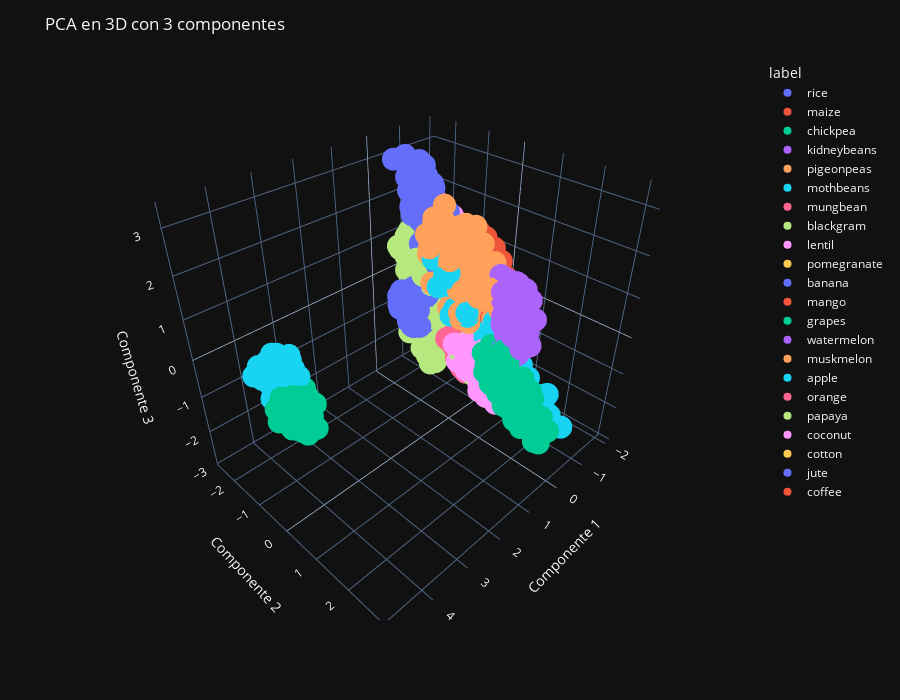

The notebook cell this image was saved under:
### Markdown cell above
### PCA 3D

### Code cell
fig = px.scatter_3d(X_pca,
                    x=0,
                    y=1,
                    z=2,
                    color=data['label'],
                    labels={
                        '0': 'Componente 1',
                        '1': 'Componente 2',
                        '2': 'Componente 3',
                        'color': 'label'
                    },
                    height=700,
                    width=900)
fig.update_layout(title='PCA en 3D con 3 componentes')
fig
